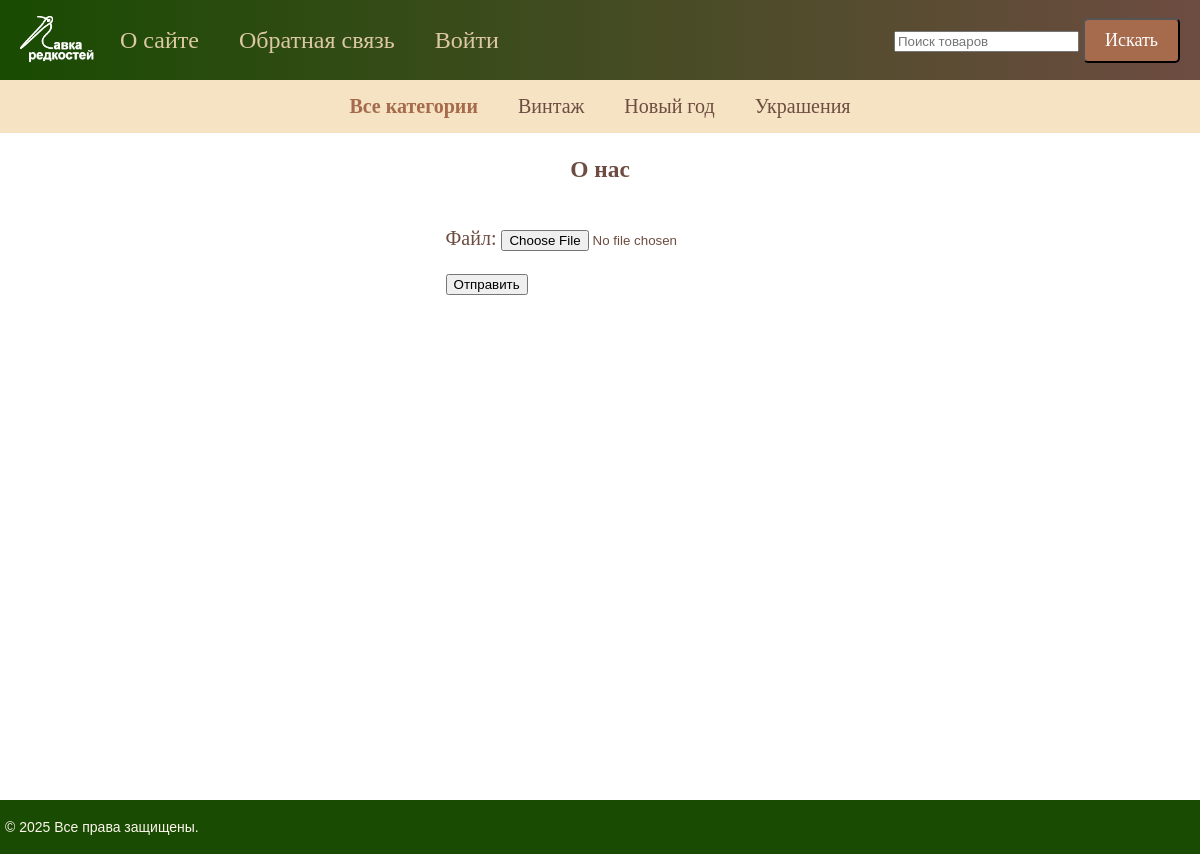
The page /about/ on the database its author committed.
### products/models.py (models this page shows, shortened)
class Category(models.Model):
    name = models.CharField(max_length=100, db_index=True,
                            verbose_name="Загловок")
    slug = models.SlugField(max_length=255, unique=True, db_index=True,
                            verbose_name="Слаг")
    def get_absolute_url(self):
        return reverse('category', kwargs={'category_slug': self.slug})
    class Meta:
        verbose_name = 'Категория товаров'
        verbose_name_plural = 'Категории товаров'

### core/views.py (the view, shortened to what this page needs)
# urls.py: path('about/', views.AboutUs.as_view(), name='about_us'),
class AboutUs(DataMixin, FormView):
    template_name = 'core/about.html'
    form_class = UploadFileForm
    success_url = '/about/'
    title_page = 'О нас'

### core/forms.py
class UploadFileForm(forms.Form):
    file = forms.FileField(label="Файл")

### core/templatetags/menu_tags.py (called while the page is built)
@register.inclusion_tag('core/menu.html')
def show_menu():
    menu = [
        {'title': "О сайте", 'url_name': 'about_us'},
        {'title': "Обратная связь", 'url_name': 'contact'},
        {'title': "Войти", 'url_name': 'login'},
    ]
    return {'menu': menu}

### products/converters.py (called while the page is built)
    def to_url(self, value):
        return value

### products/templatetags/products_tags.py (called while the page is built)
@register.inclusion_tag('products/list.html')
def show_categories(cat_selected=0):
    categories = Category.objects.annotate(
        total=Count("product")).filter(total__gt=0)
    return {"categories": categories, 'cat_selected': cat_selected}

### core/templates/core/about.html (shortened to what this page needs)
{% extends 'base.html' %}
{% block content %}
<div class="form-wrapper">
    <h3>{{title}}</h3>
    <form action="" method="post" enctype="multipart/form-data">
        {{ form.as_p }}
        <button type="submit">Отправить</button></p>
    </form>
</div>
{% endblock %}

### products/templates/products/list.html
{% for cat in categories %}
    {% if cat.id == cat_selected %}
        <li class="selected">{{cat.name}}</li>
    {% else %}
        <li><a href="{{ cat.get_absolute_url }}">{{cat.name}}</a></li>
    {% endif %}
{% endfor %}

### core/static/core/css/styles.css (style rules this page uses)
html, body { font-family: 'Times New Roman'; margin: 0; padding: 0; height: 100%; width: 100%; color: #6D4C41; }
.form-wrapper { display: flex; flex-direction: column; align-items: center; padding-bottom: 40px; }
a { color: #6A8CA3; text-decoration: none; }
#categories-list li { margin: 0 20px; font-size: 20px; }
#categories-list li a { text-decoration: none; color: #6D4C41; transition: background-color 0.3s ease; }

### rows shown on the page
Category: name "Винтаж"
Category: name "Новый год"
Category: name "Украшения"

### other values the page prints
{{ m.title }} "О сайте" "Обратная связь"
{{ m.title }} "Войти"
{{ title }} "О нас"
